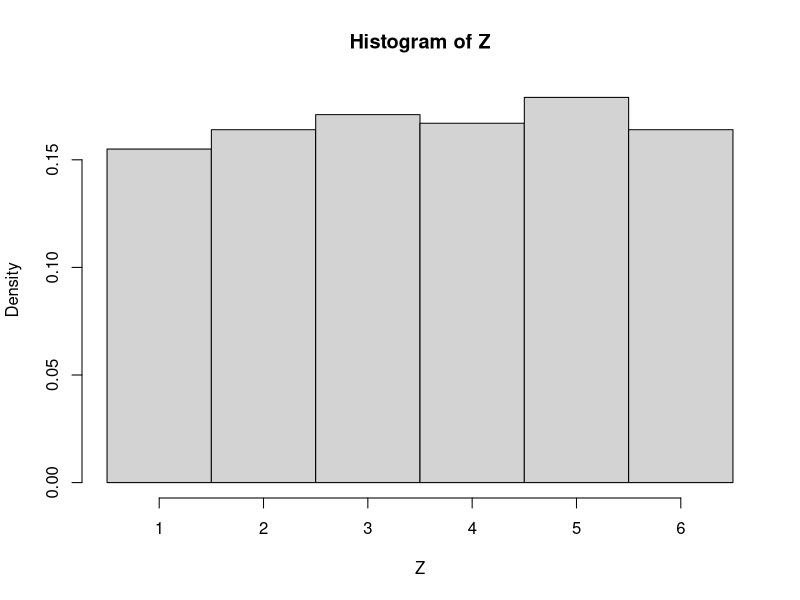

Here is the R script that generated this plot:
# Simulate a single dice and observe its histogram

Z=sample(1:6,1000,replace= TRUE)
hist(Z, breaks = seq(0.5, 6.5, 1), probability = TRUE,)